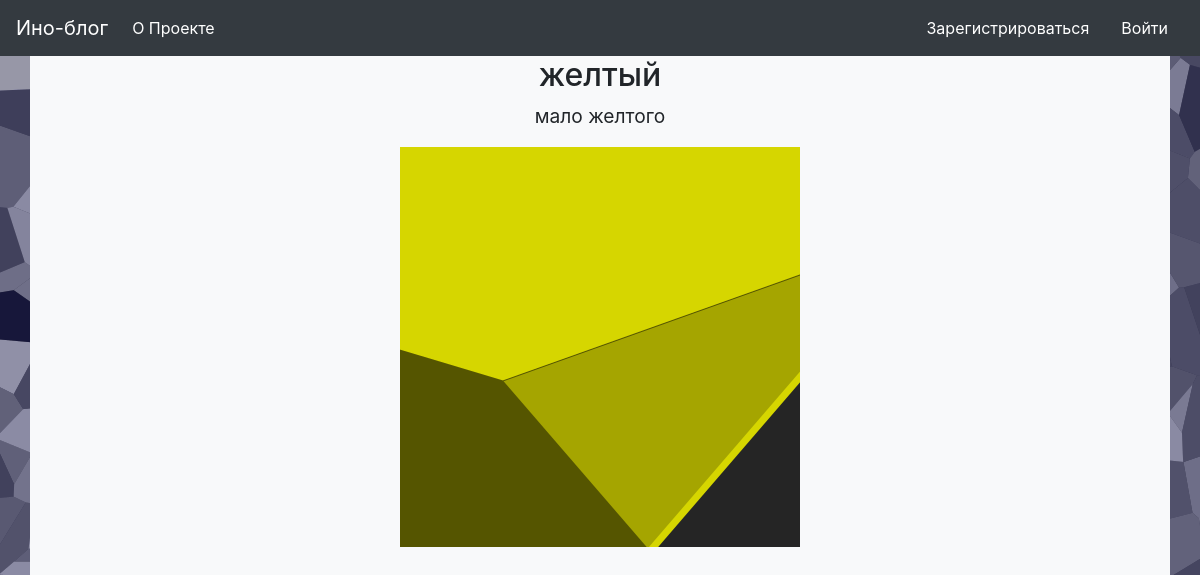
Page /11 on the committed database.
### project.py (models this page shows, shortened)
class Post(db.Model):
    id = db.Column(db.Integer, primary_key=True)
    title = db.Column(db.String(140))
    content = db.Column(db.String(540))
    image = db.Column(db.String(40))
    stamp = db.Column(db.DateTime, index=True, default=datetime.now(timezone.utc))
    username = db.Column(db.String(140))

### project.py (the view)
@app.route('/<int:post_id>')
def post(post_id):
    post_content = get_post(post_id)
    return render_template('post.html', post=post_content)

### project.py (called while the page is built)
def get_db_connection():
    conn = sqlite3.connect('database.db')
    conn.row_factory = sqlite3.Row
    return conn

def get_post(post_id):
    conn = get_db_connection()
    post_content = conn.execute('SELECT * FROM post WHERE id = ?', (post_id,)).fetchone()
    conn.close()
    if post_content is None:
        abort(404)
    return post_content

### templates/post.html (shortened to what this page needs)
{% extends 'base.html' %}
{% block content %}
<h2 align="center">{% block title %} {{ post['title'] }} {% endblock %}</h2>
<p align="center"><big>{{ post['content'] }}</big></p>
<div align="center">
<tr >
    <td><img src="{{ url_for('static', filename=post['image']) }}" width="400" height="400" align="center"></td>
</tr>
<br> <br> <br> <br> <br> <br> <br> <br> <br> <br> <br> <br> <br> <br> <br> <br> <br> <br> <br>
<br> <br> <br> <br> <br> <br> <br> <br> <br> <br> <br> <br> <br> <br> <br> <br> <br> <br> <br>
    {% endblock %}

### rows in the picture
Post: title "желтый", content "мало желтого", image (picture)
